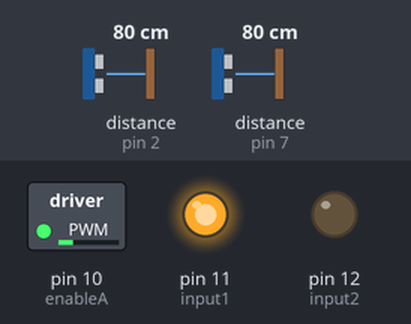
Bench run of a sketch on a simulated Arduino Uno, built with avr-gcc and run on an emulated ATmega328P. Shown: switched loads named in the sketch (green lamp = pin HIGH), output pins drawn as LEDs (lit = HIGH). The inputs (shaded band) are chosen by the test bench; at power-on: distance to the obstacle (sensors on pin 2, pin 7) 80 cm. The echo pulse lasts 58.3 µs per cm; pins used as bus, display or sensor lines are not drawn.

Above: at 1.2 s.
1.3 s: distance to the obstacle (sensor on pin 2) set to 66 cm
At 2.5 s:
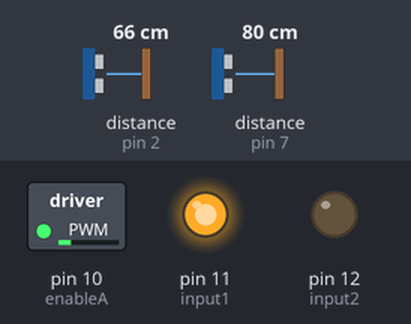
2.8 s: distance to the obstacle (sensor on pin 2) set to 60 cm
At 3.9 s:
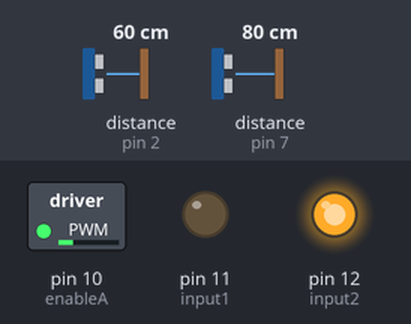
5.8 s: distance to the obstacle (sensor on pin 7) set to 2 cm
At 7.4 s:
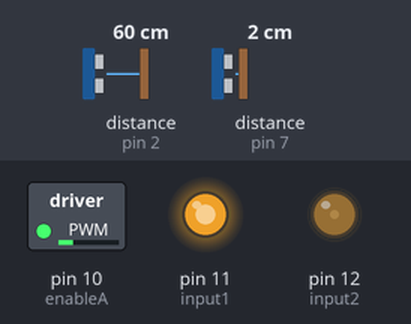
8.8 s: distance to the obstacle (sensor on pin 7) set to 18 cm
At 9.31 s:
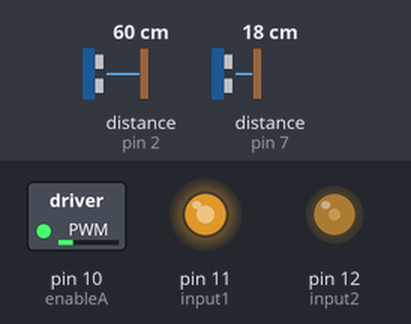
11.8 s: distance to the obstacle (sensor on pin 7) set to 60 cm
At 12.07 s:
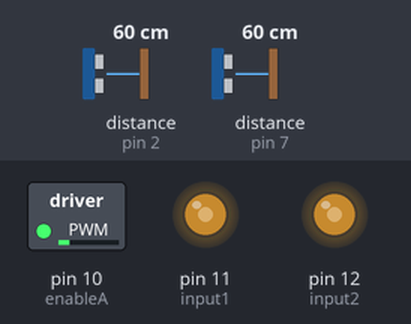
Timing chart, 0 to 15.8 s (numbered marks = the images above; inputs shaded):
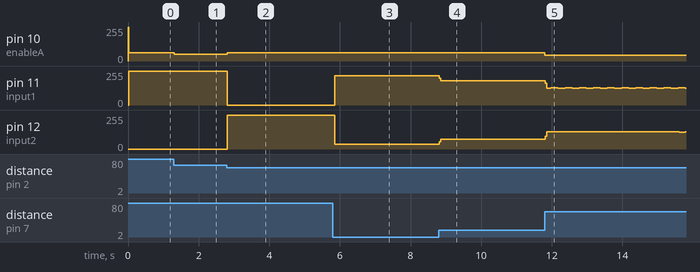

The sketch:

DC_Motor_Control2.ino
```cpp
/*DC Motor Tech Demo Program*/

#include <Wire.h>
#include <SPI.h>

#define SLAVE_ADDRESS 0x04
#define enableA 10
#define input1 11
#define input2 12
#define trigPIN1 1
#define echoPIN1 2
#define trigPIN2 6
#define echoPIN2 7
#define LED 13

long duration;
int distance;
int inch;
int pwmOUT;
int rD = 0;
int destination;
int number = 0;
int state = 0;
bool fwd = true;
bool on = false;
bool initialized = false;

void recieveData(int byteCount)
{
    while(Wire.available())
    {
        number = Wire.read();
        Serial.print("data recieved");
        Serial.println(number);

        if(number == 1)
        {
            if(state == 0)
            {
                digitalWrite(13, HIGH);
                state = 1;
            }
            else
            {
                digitalWrite(13, LOW);
                state = 0;
            }
        }
    }
}

void sendData()
{
    Wire.write(number);
}

/*This function is designed for use in the initial boot-up of the robot. The motors will be turned on if not already and begin moving forward,
FUTURE ITERATIONS SHOULD INVOLVE A DECISION TO CHANGE ITS STARTING DIRECTION!*/
void start()
{
  if(!on)
  {
    motorON();
  }

  if(fwd == true)
  {
    forward();
  }
  else
  {
   backward();
  }
}

/*This function is designed to enable the robot to move forward. The inputs are adjusted to
the orientation that spins the motors forward and begins incrementing*/
void forward()
{
  digitalWrite(input1, HIGH);
  digitalWrite(input2, LOW);
  driveFORWARD();
}

/*This function is designed to enable the robot to move forward. The inputs are adjusted to
the orientation that spins the motors backward and begins incrementing*/
void backward()
{
   digitalWrite(input1, LOW);
   digitalWrite(input2, HIGH);
   driveBACKWARD();
}

/*This function is designed to stop movement while still ready to move. The input pins will be turned high to prevent current flow,
resulting in the robot's inability to move but can begin once a proper current path is made. */
void motorSTOP()
{
  digitalWrite(input1, HIGH);
  digitalWrite(input2, HIGH);
  }
/*This function is designed for use in the initial startup of the robot. When the robot is booted up, the enable pin on the motor
drivers will be turned high so that the robot may begin moving.*/
void motorON()
{
  digitalWrite(enableA, HIGH);
  on = true;
  delay(20);
  }
/*This function is designed as the Emergency Stop for the robot. When the time-of-flight sensor is flagged, the robot will shut off.*/
void motorOFF()
{
  digitalWrite(enableA, LOW);
  on = false;
  }
/*This function is designed to accelerate and deccelerate the motors in increments\
while moving forward. There are two individual incremental settings based on the signals
received by the PIR sensor and the time-of-flight sensors. If neither sensors are flagged
(e.g. only sees a wall), then the function will go through the slower progression. If either
sensor is flagged, the function will go into the the steeper section. If the time-of-flight sensor
is flagged, then the system will go into an emergency stop function. */
void driveFORWARD()
{
  digitalWrite(LED, HIGH);
  digitalWrite(trigPIN1, LOW);
  delayMicroseconds(2);
  digitalWrite(trigPIN1, HIGH);
  delayMicroseconds(10);
  digitalWrite(trigPIN1, LOW);
  duration = pulseIn(echoPIN1, HIGH);
  distance = duration*0.034/2;//calculate distance in cm
  inch = distance/2.5; //calculate in inches
  pwmOUT = (inch * 2)-1;
  if(pwmOUT < 48)
  {
    fwd = false;
    motorSTOP();
   }
  else if (pwmOUT > 255)
  {
    pwmOUT = 255;
   }
  analogWrite(enableA,pwmOUT);
 }
/*This function is designed to accelerate and deccelerate the motors in increments\
while moving backward. There are two individual incremental settings based on the signals
received by the PIR sensor and the time-of-flight sensors. If neither sensors are flagged
(e.g. only sees a wall), then the function will go through the slower progression. If either
sensor is flagged, the function will go into the the steeper section. If the time-of-flight sensor
is flagged, then the system will go into an emergency stop function. */
void driveBACKWARD()
{
  digitalWrite(LED, LOW);
  digitalWrite(trigPIN2, LOW);
  delayMicroseconds(2);
  digitalWrite(trigPIN2, HIGH);
  delayMicroseconds(10);
  digitalWrite(trigPIN2, LOW);
  duration = pulseIn(echoPIN2, HIGH);
  distance = duration*0.034/2;//calculate distance in cm
  inch = distance/2.5; //calculate in inches
  pwmOUT = (inch * 2)-1;
  if(pwmOUT < 48)
  {
    fwd = true;
    motorSTOP();
   }
  else if (pwmOUT > 255)
  {
    pwmOUT = 255;
   }
  analogWrite(enableA,pwmOUT);
  }

void setup() {
  //set up pins and digital inputs
  Serial.begin(9600);
  pinMode(enableA, OUTPUT);
  pinMode(input1, OUTPUT);
  pinMode(input2, OUTPUT);
  pinMode(trigPIN1, OUTPUT);
  pinMode(trigPIN2, OUTPUT);
  pinMode(echoPIN1, INPUT);
  pinMode(echoPIN2, INPUT);

  // Used for initial motor startup
  digitalWrite(enableA, LOW);
  digitalWrite(input1, LOW);
  digitalWrite(input2, LOW);

  //initialize i2c as slave
  Wire.begin(SLAVE_ADDRESS);

  //define callbacks for i2c communication
  Wire.onReceive(recieveData);
  Wire.onRequest(sendData);
  fwd = true;
  on = false;
  initialized = true;
}

void loop()
{
  if(initialized == true)
  {
    start();
  }
}
```

Measured:
- the behaviour switches between 64 and 63 cm on distance to the obstacle (sensor on pin 2) (found by bisection; images 1 and 2)
- after the input at 1.3 s, pin 10 (enableA): 61/255 → 51/255 at once
- after the input at 2.8 s, pin 10 (enableA): 51/255 → 61/255 at once; pin 11 (input1): 255/255 → 0/255 at once; pin 12 (input2): 0/255 → 255/255 at once
- after the input at 5.8 s, pin 11 (input1): 0/255 → 220/255 after 0.05 s; pin 12 (input2): 255/255 → 37/255 after 0.05 s
- after the input at 8.8 s, pin 10 (enableA): stays 61/255 (without the input it goes to 255/255 after 2.9 s); pin 11 (input1): 220/255 → 183/255 at once; pin 12 (input2): 37/255 → 74/255 at once
- after the input at 11.8 s, pin 10 (enableA): 61/255 → 45/255 at once; pin 11 (input1): 183/255 → 162/255 at once, then moves between 125/255 and 162/255, repeating every 1.2 s; pin 12 (input2): 74/255 → 131/255 at once
